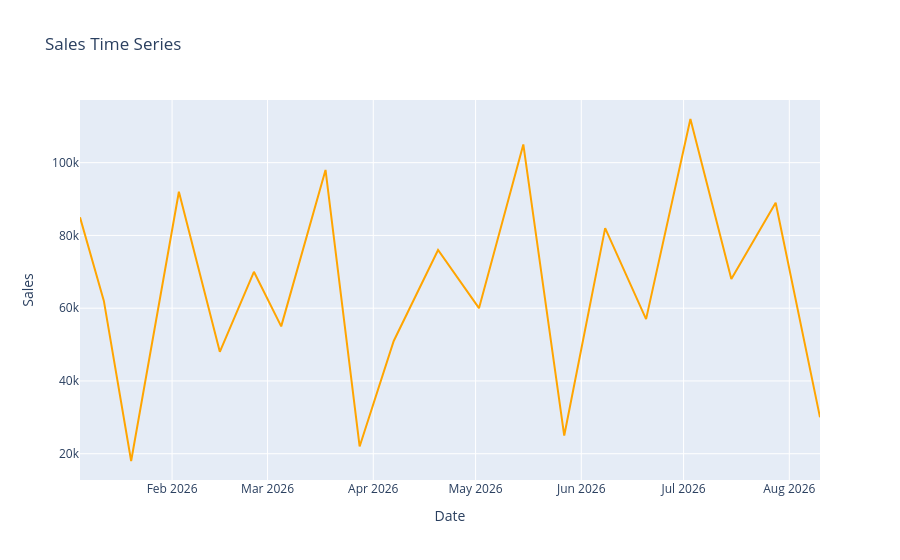

This figure's notebook cell:
### Code cell
import plotly.express as px

fig = px.line(
    df,
    x="Date",
    y="Sales",
    title="Sales Time Series"
)

fig.update_traces(
    line=dict(color="orange")
)

fig.show()

### Figure 1 — Plotly figure (JSON) as saved in the notebook; plotly's stock layout.template omitted (floating-point values rounded to 4 significant figures)
{"data": [{"hovertemplate": "Date=%{x}<br>Sales=%{y}<extra></extra>", "legendgroup": "", "line": {"color": "orange", "dash": "solid"}, "marker": {"symbol": "circle"}, "mode": "lines", "name": "", "orientation": "v", "showlegend": false, "type": "scatter", "x": ["2026-01-05", "2026-01-12", "2026-01-20", "2026-02-03", "2026-02-15", "2026-02-25", "2026-03-05", "2026-03-18", "2026-03-28", "2026-04-07", "2026-04-20", "2026-05-02", "2026-05-15", "2026-05-27", "2026-06-08", "2026-06-20", "2026-07-03", "2026-07-15", "2026-07-28", "2026-08-10"], "xaxis": "x", "y": [85000, 62000, 18000, 92000, 48000, 70000, 55000, 98000, 22000, 51000, 76000, 60000, 105000, 25000, 82000, 57000, 112000, 68000, 89000, 30000], "yaxis": "y"}], "layout": {"legend": {"tracegroupgap": 0}, "title": {"text": "Sales Time Series"}, "xaxis": {"anchor": "y", "domain": [0, 1], "title": {"text": "Date"}}, "yaxis": {"anchor": "x", "domain": [0, 1], "title": {"text": "Sales"}}}}
